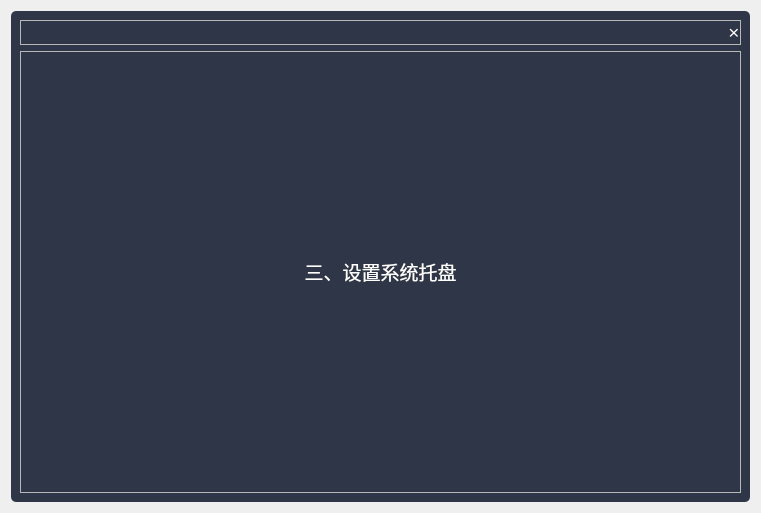
<?xml version="1.0" encoding="UTF-8"?>
<ui version="4.0">
 <class>Form</class>
 <widget class="QWidget" name="Form">
  <property name="geometry">
   <rect>
    <x>0</x>
    <y>0</y>
    <width>761</width>
    <height>513</height>
   </rect>
  </property>
  <property name="windowTitle">
   <string>Form</string>
  </property>
  <property name="styleSheet">
   <string notr="true">

*
{
	font: 10pt &quot;楷体&quot;;
	font-size:14pt;
	color:white;
}

QFrame#frame
{
	background-color:#2F3648;
	border-radius: 5px;
}

/*原始*/ 
QPushButton
{
	background-color:#2F3648;
	border-radius: 0px;
}

/*悬停*/ 
QPushButton:hover
{
	color:#3376c1;
}

/*按下*/ 
QPushButton:pressed
{
	padding-bottom:-2px;
	padding-left:1px
}

/*菜单样式*/ 
QMenu
{
	background-color:#2F3648;
	color:white;
	border : 1px solid #000000
}
/*菜单选项样式*/ 
QMenu::item
{
	height:20px;
	margin:5px 10px 5px 10px
}
/*菜单选项被选中样式*/ 
QMenu::item:selected
{
	color:#3376c1;
	padding-bottom:-1px;
	padding-left:1px
}
</string>
  </property>
  <layout class="QHBoxLayout" name="horizontalLayout">
   <item>
    <widget class="QFrame" name="frame">
     <property name="frameShape">
      <enum>QFrame::StyledPanel</enum>
     </property>
     <property name="frameShadow">
      <enum>QFrame::Raised</enum>
     </property>
     <layout class="QVBoxLayout" name="verticalLayout">
      <item>
       <widget class="QFrame" name="frame_2">
        <property name="sizePolicy">
         <sizepolicy hsizetype="Preferred" vsizetype="Fixed">
          <horstretch>0</horstretch>
          <verstretch>0</verstretch>
         </sizepolicy>
        </property>
        <property name="frameShape">
         <enum>QFrame::StyledPanel</enum>
        </property>
        <property name="frameShadow">
         <enum>QFrame::Raised</enum>
        </property>
        <layout class="QHBoxLayout" name="horizontalLayout_3">
         <property name="leftMargin">
          <number>0</number>
         </property>
         <property name="topMargin">
          <number>0</number>
         </property>
         <property name="rightMargin">
          <number>0</number>
         </property>
         <property name="bottomMargin">
          <number>0</number>
         </property>
         <item>
          <spacer name="horizontalSpacer">
           <property name="orientation">
            <enum>Qt::Horizontal</enum>
           </property>
           <property name="sizeHint" stdset="0">
            <size>
             <width>40</width>
             <height>20</height>
            </size>
           </property>
          </spacer>
         </item>
         <item>
          <widget class="QPushButton" name="pushButton_2">
           <property name="sizePolicy">
            <sizepolicy hsizetype="Fixed" vsizetype="Fixed">
             <horstretch>0</horstretch>
             <verstretch>0</verstretch>
            </sizepolicy>
           </property>
           <property name="text">
            <string>×</string>
           </property>
          </widget>
         </item>
        </layout>
       </widget>
      </item>
      <item>
       <widget class="QFrame" name="frame_3">
        <property name="frameShape">
         <enum>QFrame::StyledPanel</enum>
        </property>
        <property name="frameShadow">
         <enum>QFrame::Raised</enum>
        </property>
        <layout class="QHBoxLayout" name="horizontalLayout_2">
         <item>
          <widget class="QPushButton" name="pushButton">
           <property name="text">
            <string>三、设置系统托盘</string>
           </property>
          </widget>
         </item>
        </layout>
       </widget>
      </item>
     </layout>
    </widget>
   </item>
  </layout>
 </widget>
 <resources/>
 <connections/>
</ui>
